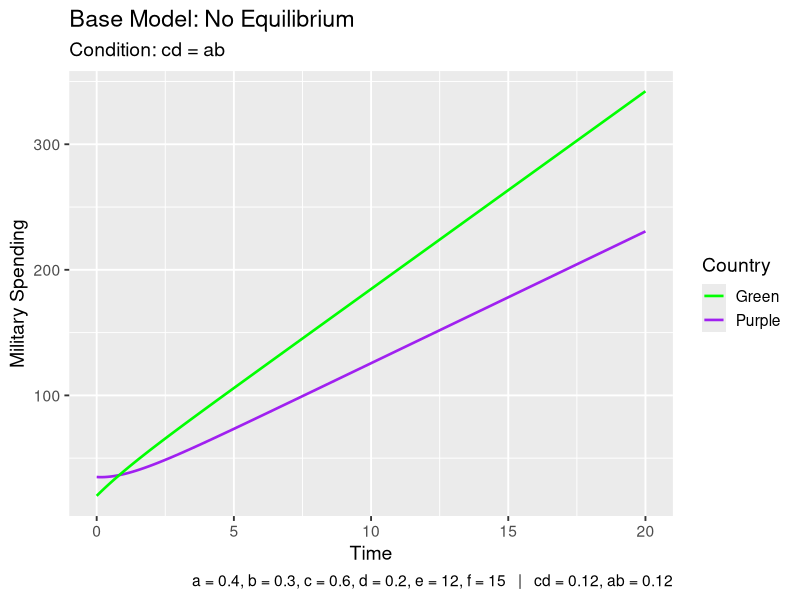
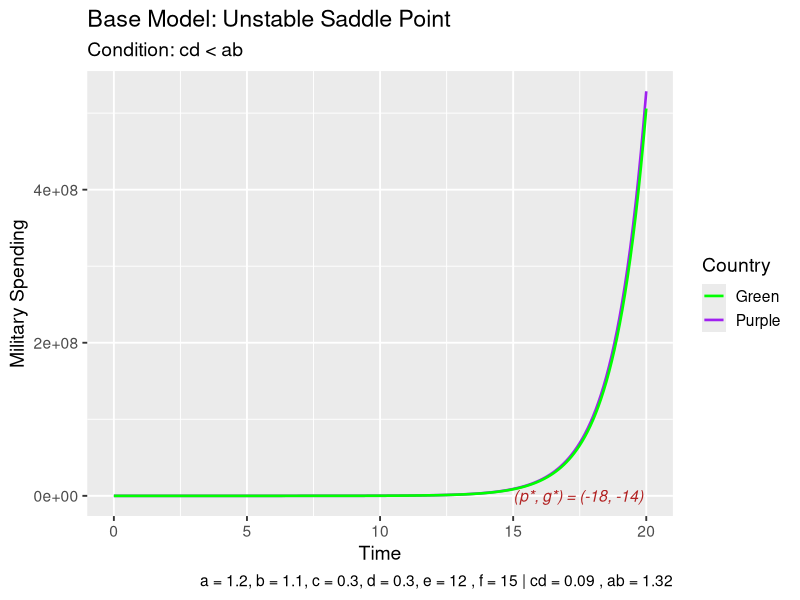
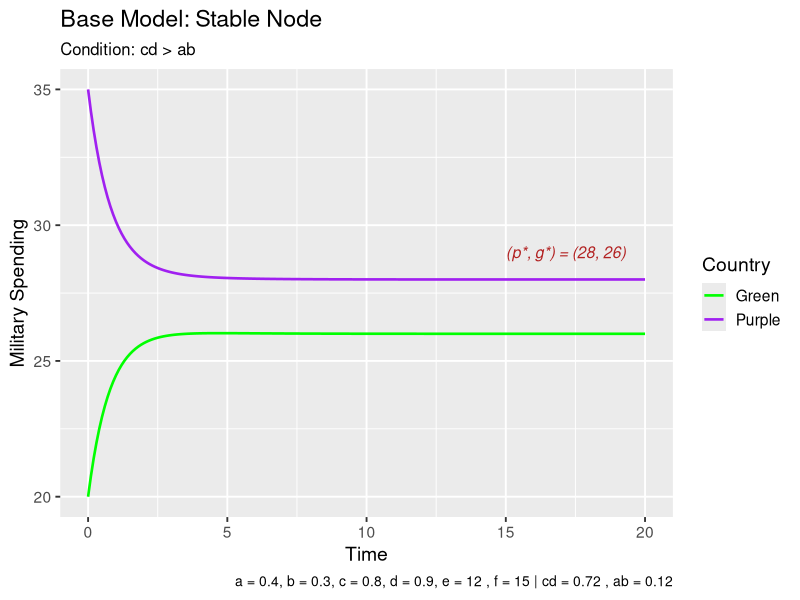
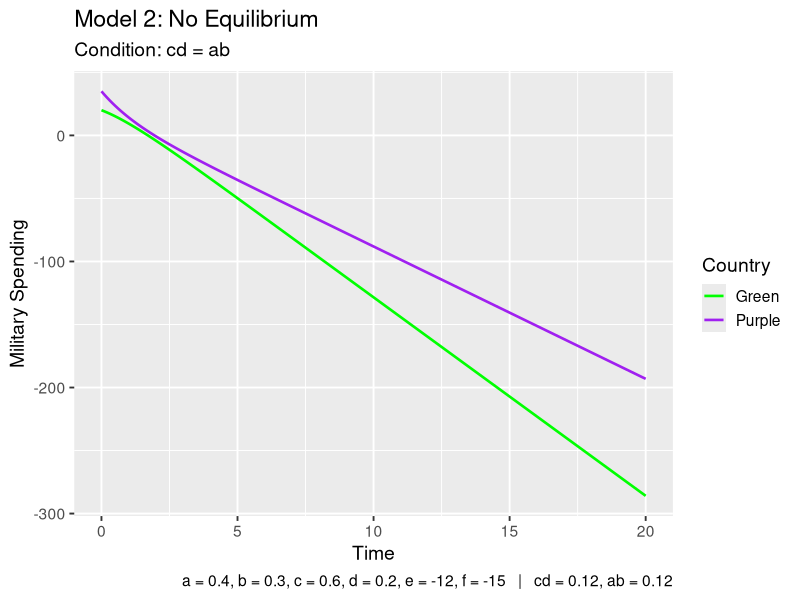
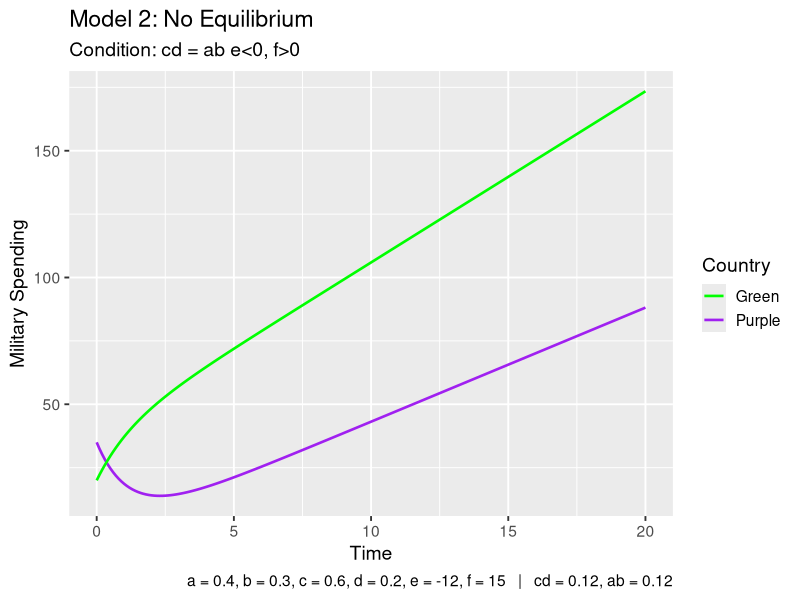

The R source for these figures, in order: (Note: this script raises an error after producing the figures.)
####################
# Arms Race Model
####################

#load libraries
library(ggplot2)

#time values
t_vals <- seq(0, 20, by = 0.1)

#parameters
#values of e and f shift the equilibrium but do not change stability results - confirm
e <- 12
f <- 15

#initial conditions determine the starting point of the simulation
#values below or above equilibrium affect whether spending initially increases or decreases
#p0 <- 12
#g0 <- 15
p0 <- 35
g0 <- 20

#create matrix to store model values: simulated spending levels of Purple and Green, respectively
arms <- matrix(NA, nrow = 2, ncol = length(t_vals))
arms[,1] <- c(p0, g0)

#Euler's method to numerically simulate the arms race model
arms_model <- function(t_vals, arms, a, b, c, d, e, f){
  h <- t_vals[2] - t_vals[1]
  for(t in 2:length(t_vals)){
    
    p_prev <- arms[1, t-1]
    g_prev <- arms[2, t-1]
  
    dp <- a*g_prev - c*p_prev + e
    dg <- b*p_prev - d*g_prev + f
    
    p_new <- p_prev + h*dp
    g_new <- g_prev + h*dg
    
    arms[,t] <- c(p_new, g_new)
  }
  return(arms)
}


#equilibirum
equilibrium <- function(a, b, c, d, e, f) {
  denom <- c*d - a*b
  if (abs(denom) < 1e-10) return(NULL)
  
  p_star <- (d*e + a*f) / denom
  g_star <- (b*e + c*f) / denom
  
  return(c(p_star = p_star, g_star = g_star))
}

#Model 1 - Condition: cd = ab, (e,f) >0
model1 <- arms_model(t_vals, arms, a = 0.4, b = 0.3, c = 0.6, d = 0.2, e, f)

soln1 <- data.frame(
  time = t_vals,
  purple = model1[1,],
  green = model1[2,]
)

ggplot(soln1) +
  geom_line(aes(x = time, y = purple, colour = "Purple"), linewidth = 0.9) +
  geom_line(aes(x = time, y = green, colour = "Green"), linewidth = 0.9) +
  
  labs(
    title = "Base Model: No Equilibrium",
    subtitle = "Condition: cd = ab",
    x = "Time",
    y = "Military Spending",
    colour = "Country",
    caption = paste0(
      "a = 0.4, b = 0.3, c = 0.6, d = 0.2, e = ", e, ", f = ", f,
      "   |   cd = ", round(0.6*0.2,2),
      ", ab = ", round(0.4*0.3,2)
    )
  ) +
  
  scale_colour_manual(values = c("Purple" = "purple", "Green" = "green")) +
  
  theme_gray(base_size = 14)

#Model 2 - Condition: cd < ab , +ve e,f
model2 <- arms_model(t_vals, arms, a = 1.2, b = 1.1, c = 0.3, d = 0.3, e, f)
#Plot Model 2
soln2 <- data.frame(
  time = t_vals,
  purple = model2[1,],
  green = model2[2,]
)

eq2 <- equilibrium(a = 1.2, b = 1.1, c = 0.3, d = 0.3, e = e, f = f)

ggplot(soln2) +
  geom_line(aes(x = time, y = purple, colour = "Purple"), linewidth = 0.9) +
  geom_line(aes(x = time, y = green, colour = "Green"), linewidth = 0.9) +
  
  #equilibrium label
  annotate("text",
           x = max(t_vals)*0.75,
           y = eq2["p_star"] + 1,
           label = paste0("(p*, g*) = (",
                          round(eq2["p_star"],0), ", ",
                          round(eq2["g_star"],0), ")"),
           hjust = 0,
           size = 4,
           colour = "firebrick",
           fontface = "italic") +
  
  labs(
    title = "Base Model: Unstable Saddle Point",
    subtitle = "Condition: cd < ab",
    x = "Time",
    y = "Military Spending",
    colour = "Country",
    caption = paste("a = 1.2, b = 1.1, c = 0.3, d = 0.3, e =", e, ", f =", f,
                    "| cd =", round(0.3*0.3,2), ", ab =", round(1.2*1.1,2))
  ) +
  scale_colour_manual(values = c("Purple" = "purple", "Green" = "green")) +
  theme_gray(base_size = 14)

#Model 3: Condition: cd > ab
model3 <- arms_model(t_vals, arms, a = 0.4, b = 0.3, c = 0.8, d = 0.9, e, f)

soln3 <- data.frame(
  time = t_vals,
  purple = model3[1,],
  green = model3[2,]
)

eq3 <- equilibrium(a = 0.4, b = 0.3, c = 0.8, d = 0.9, e = e, f = f)

ggplot(soln3) +
  geom_line(aes(x = time, y = purple, colour = "Purple"), linewidth = 0.9) +
  geom_line(aes(x = time, y = green, colour = "Green"), linewidth = 0.9) +
  
  #equilibrium label
  annotate("text",
           x = max(t_vals)*0.75,
           y = eq3["p_star"] + 1,
           label = paste0("(p*, g*) = (",
                          round(eq3["p_star"],0), ", ",
                          round(eq3["g_star"],0), ")"),
           hjust = 0,
           size = 4,
           colour = "firebrick",
           fontface = "italic") +
  
  labs(
    title = "Base Model: Stable Node",
    subtitle = "Condition: cd > ab",
    x = "Time",
    y = "Military Spending",
    colour = "Country",
    caption = paste("a = 0.4, b = 0.3, c = 0.8, d = 0.9, e =", e, ", f =", f,
                    "| cd =", round(0.8*0.9,2), ", ab =", round(0.4*0.3,2))
  ) +
  
  scale_colour_manual(values = c("Purple" = "purple", "Green" = "green")) +
  
  theme_gray(base_size = 14) +
  theme(
    plot.title = element_text(face = "plain"),
    plot.subtitle = element_text(size = 12),
    legend.position = "right",
    plot.caption = element_text(size = 10)
  )


#Model 1 - Condition: cd = ab, (e,f) < 0
model1_neg <- arms_model(t_vals, arms, a = 0.4, b = 0.3, c = 0.6, d = 0.2, e=-e, f=-f)

eq1 <- equilibrium(a = 0.4, b = 0.3, c = 0.6, d = 0.2, e = -e, f = -f) 
## Returns null so I'm going to delete logic for
## plotting equilibriums

soln1_neg <- data.frame(
  time = t_vals,
  purple = model1_neg[1,],
  green = model1_neg[2,]
)

ggplot(soln1_neg) +
  geom_line(aes(x = time, y = purple, colour = "Purple"), linewidth = 0.9) +
  geom_line(aes(x = time, y = green, colour = "Green"), linewidth = 0.9) +

  labs(
    title = "Model 2: No Equilibrium",
    subtitle = "Condition: cd = ab",
    x = "Time",
    y = "Military Spending",
    colour = "Country",
    caption = paste0(
      "a = 0.4, b = 0.3, c = 0.6, d = 0.2, e = ", -e, ", f = ", -f,
      "   |   cd = ", round(0.6*0.2,2),
      ", ab = ", round(0.4*0.3,2)
    )
  ) +
  
  scale_colour_manual(values = c("Purple" = "purple", "Green" = "green")) +
  
  theme_gray(base_size = 14)

#Model 1 - Condition: cd = ab, (e> 0 f< 0)
model1_diff <- arms_model(t_vals, arms, a = 0.4, b = 0.3, c = 0.6, d = 0.2, e=-e, f=f)

eq1 <- equilibrium(a = 0.4, b = 0.3, c = 0.6, d = 0.2, e = -e, f = f) 
## Returns null so I'm going to delete logic for
## plotting equilibriums

soln1_neg <- data.frame(
  time = t_vals,
  purple = model1_diff[1,],
  green = model1_diff[2,]
)

ggplot(soln1_neg) +
  geom_line(aes(x = time, y = purple, colour = "Purple"), linewidth = 0.9) +
  geom_line(aes(x = time, y = green, colour = "Green"), linewidth = 0.9) +
  
  labs(
    title = "Model 2: No Equilibrium",
    subtitle = "Condition: cd = ab e<0, f>0",
    x = "Time",
    y = "Military Spending",
    colour = "Country",
    caption = paste0(
      "a = 0.4, b = 0.3, c = 0.6, d = 0.2, e = ", -e, ", f = ", f,
      "   |   cd = ", round(0.6*0.2,2),
      ", ab = ", round(0.4*0.3,2)
    )
  ) +
  
  scale_colour_manual(values = c("Purple" = "purple", "Green" = "green")) +
  
  theme_gray(base_size = 14)

#Model 2 - Condition: cd < ab , (e,f) < 0
model2_neg <- arms_model(t_vals, arms, a = 1.2, b = 1.1, c = 0.3, d = 0.3, e, f)
#Plot Model 2
soln2 <- data.frame(
  time = t_vals,
  purple = model2_neg[1,],
  green = model2_neg[2,]
)

eq2 <- equilibrium(a = 1.2, b = 1.1, c = 0.3, d = 0.3, e = -e, f = -f)

ggplot(soln2) +
  geom_line(aes(x = time, y = purple, colour = "Purple"), linewidth = 0.9) +
  geom_line(aes(x = time, y = green, colour = "Green"), linewidth = 0.9) +
  
  #equilibrium label
  abline()
  annotate("text",
           x = max(t_vals)*0.75,
           y = eq2["p_star"] + 1,
           label = paste0("(p*, g*) = (",
                          round(eq2["p_star"],0), ", ",
                          round(eq2["g_star"],0), ")"),
           hjust = 0,
           size = 4,
           colour = "firebrick",
           fontface = "italic") +
  
  labs(
    title = "Model 2: Unstable Saddle Point",
    subtitle = "Condition: cd < ab",
    x = "Time",
    y = "Military Spending",
    colour = "Country",
    caption = paste("a = 1.2, b = 1.1, c = 0.3, d = 0.3, e =", -e, ", f =", -f,
                    "| cd =", round(0.3*0.3,2), ", ab =", round(1.2*1.1,2))
  ) +
  scale_colour_manual(values = c("Purple" = "purple", "Green" = "green")) +
  theme_gray(base_size = 14)

#Model 2 - Condition: cd < ab , (e > 0, f<0)
model2_diff <- arms_model(t_vals, arms, a = 1.2, b = 1.1, c = 0.3, d = 0.3, e, f)
#Plot Model 2
soln2 <- data.frame(
  time = t_vals,
  purple = model2_diff[1,],
  green = model2_diff[2,]
)

eq2 <- equilibrium(a = 1.2, b = 1.1, c = 0.3, d = 0.3, e = -e, f = f)

ggplot(soln2) +
  geom_line(aes(x = time, y = purple, colour = "Purple"), linewidth = 0.9) +
  geom_line(aes(x = time, y = green, colour = "Green"), linewidth = 0.9) +
  
#equilibrium label
annotate("text",
         x = max(t_vals)*0.75,
         y = eq2["p_star"] + 1,
         label = paste0("(p*, g*) = (",
                        round(eq2["p_star"],0), ", ",
                        round(eq2["g_star"],0), ")"),
         hjust = 0,
         size = 4,
         colour = "firebrick",
         fontface = "italic") +
  
  labs(
    title = "Model 2: Unstable Saddle Point",
    subtitle = "Condition: cd < ab, e<0 f>0",
    x = "Time",
    y = "Military Spending",
    colour = "Country",
    caption = paste("a = 1.2, b = 1.1, c = 0.3, d = 0.3, e =", -e, ", f =", f,
                    "| cd =", round(0.3*0.3,2), ", ab =", round(1.2*1.1,2))
  ) +
  scale_colour_manual(values = c("Purple" = "purple", "Green" = "green")) +
  theme_gray(base_size = 14)
  
#Model 3: Condition: cd > ab, (e,f) < 0
model3_neg <- arms_model(t_vals, arms, a = 0.4, b = 0.3, c = 0.8, d = 0.9, -e, -f)

soln3_neg <- data.frame(
  time = t_vals,
  purple = model3_neg[1,],
  green = model3_neg[2,]
)

eq3 <- equilibrium(a = 0.4, b = 0.3, c = 0.8, d = 0.9, e = -e, f = -f)

ggplot(soln3) +
  geom_line(aes(x = time, y = purple, colour = "Purple"), linewidth = 0.9) +
  geom_line(aes(x = time, y = green, colour = "Green"), linewidth = 0.9) +
  
  #equilibrium label
  annotate("text",
           x = max(t_vals)*0.75,
           y = eq3["p_star"] + 1,
           label = paste0("(p*, g*) = (",
                          round(eq3["p_star"],0), ", ",
                          round(eq3["g_star"],0), ")"),
           hjust = 0,
           size = 4,
           colour = "firebrick",
           fontface = "italic") +
  
  labs(
    title = "Model 2: Stable Node",
    subtitle = "Condition: cd > ab",
    x = "Time",
    y = "Military Spending",
    colour = "Country",
    caption = paste("a = 0.4, b = 0.3, c = 0.8, d = 0.9, e =", -e, ", f =", -f,
                    "| cd =", round(0.8*0.9,2), ", ab =", round(0.4*0.3,2))
  ) +
  
  scale_colour_manual(values = c("Purple" = "purple", "Green" = "green")) +
  
  theme_gray(base_size = 14) +
  theme(
    plot.title = element_text(face = "plain"),
    plot.subtitle = element_text(size = 12),
    legend.position = "right",
    plot.caption = element_text(size = 10)
  )

#Model 3: Condition: cd > ab, (e > 0, f < 0)
model3_diff <- arms_model(t_vals, arms, a = 0.4, b = 0.3, c = 0.8, d = 0.9, -e, f)

soln3_diff <- data.frame(
  time = t_vals,
  purple = model3_diff[1,],
  green = model3_diff[2,]
)

eq3 <- equilibrium(a = 0.4, b = 0.3, c = 0.8, d = 0.9, e = -e, f = f)

ggplot(soln3) +
  geom_line(aes(x = time, y = purple, colour = "Purple"), linewidth = 0.9) +
  geom_line(aes(x = time, y = green, colour = "Green"), linewidth = 0.9) +
  
  #equilibrium label
  annotate("text",
           x = max(t_vals)*0.75,
           y = eq3["p_star"] + 1,
           label = paste0("(p*, g*) = (",
                          round(eq3["p_star"],0), ", ",
                          round(eq3["g_star"],0), ")"),
           hjust = 0,
           size = 4,
           colour = "firebrick",
           fontface = "italic") +
  
  labs(
    title = "Model 2: Stable Node",
    subtitle = "Condition: cd > ab, e<0, f>0",
    x = "Time",
    y = "Military Spending",
    colour = "Country",
    caption = paste("a = 0.4, b = 0.3, c = 0.8, d = 0.9, e =", -e, ", f =", f,
                    "| cd =", round(0.8*0.9,2), ", ab =", round(0.4*0.3,2))
  ) +
  
  scale_colour_manual(values = c("Purple" = "purple", "Green" = "green")) +
  
  theme_gray(base_size = 14) +
  theme(
    plot.title = element_text(face = "plain"),
    plot.subtitle = element_text(size = 12),
    legend.position = "right",
    plot.caption = element_text(size = 10)
  )

####################################
### Phase Diagrams for each Case ###
####################################

# Phase diagram for Case 1 e,f >0
plot(model1[1,], model1[2,],
     type="l",
     col="blue",
     lwd=2,
     xlab="Purple spending p(t)",
     ylab="Green spending g(t)",
     main="Phase Diagram: Case 1")
points(p0, g0, col="red", pch=19)  # starting point
text(p0, g0, "Start", pos=4)

# Phase diagram for Case 1 e,f < 0
plot(model1_neg[1,], model1_neg[2,],
     type="l",
     col="blue",
     lwd=2,
     xlab="Purple spending p(t)",
     ylab="Green spending g(t)",
     main="Phase Diagram: Case 1")
points(p0, g0, col="red", pch=19)  # starting point
text(p0, g0, "Start", pos=4)

# Phase diagram for Case 2
plot(model2[1,], model2[2,],
     type="l",
     col="blue",
     lwd=2,
     xlab="Purple spending p(t)",
     ylab="Green spending g(t)",
     main="Phase Diagram: Case 2")
points(p0, g0, col="red", pch=19)  # starting point
text(p0, g0, "Start", pos=4)

#Phase diagram for Case 3
plot(model3[1,], model3[2,],
     type="l",
     col="blue",
     lwd=2,
     xlab="Purple spending p(t)",
     ylab="Green spending g(t)",
     main="Phase Diagram: Case 3")
points(p0, g0, col="red", pch=19)  # starting point
text(p0, g0, "Start", pos=4)
